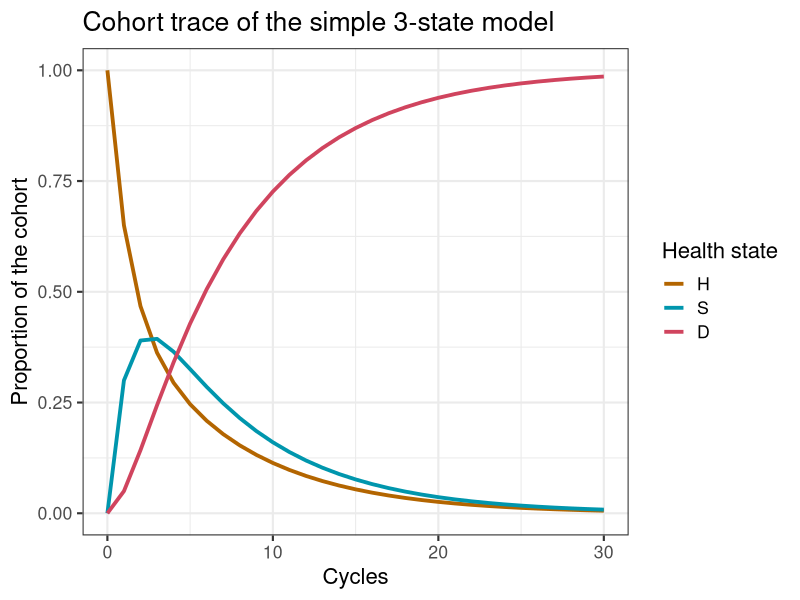
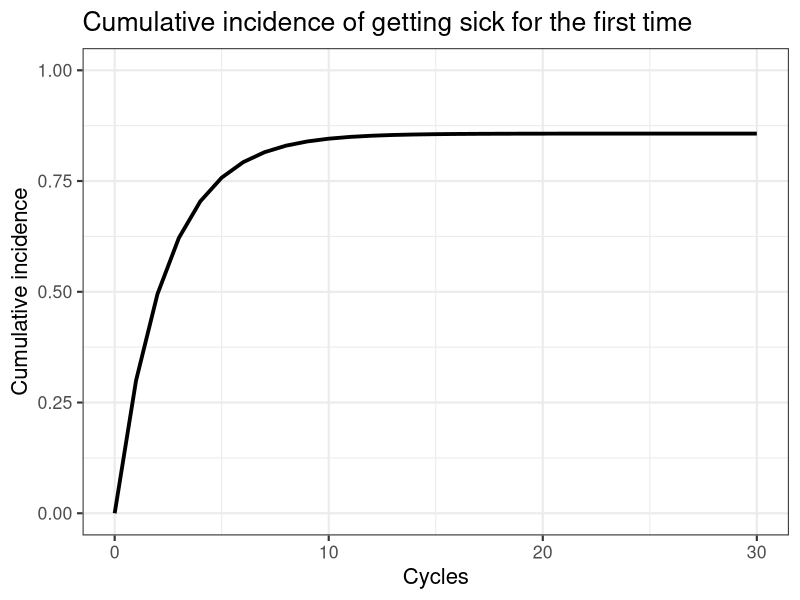

Write the R code that produced these figures, in order. (Note: this script raises an error after producing the figures.)
## Simple generic 3-state model showing the array approach ## 
rm(list = ls())  # remove any variables in R's memory 
# Load the packages
library(reshape2) # to transform data
library(ggplot2)  # for nice looking plots

# initial set up
age         <- 70  # age of starting cohort
n.t         <- 30  # time horizon, number of cycles
v.age.names <- age:(age + n.t - 1) # vector with age names
v.n <- c("H", "S", "D") # vector with the 3 health states of the model:
# Healthy (H), Sick (S), Dead (D)
n.states <- length(v.n) # number of health states 

#### Generate initial set of base-case external parameters ####
# Costs
c.H   = 1000   # cost of remaining one cycle healthy 
c.S   = 3000   # cost of remaining one cycle sick 
c.D   = 0      # cost of being dead (per cycle)
# State utilities
u.H   = 1      # utility when healthy 
u.S   = 0.60   # utility when sick 
u.D   = 0      # utility when healthy 
# Transition probabilities (per cycle)
p.HS  = 0.30   # probability to become sick when healthy
p.HD  = 0.05   # probability to die when healthy
p.SH  = 0.15   # probability to become healthy when sick
p.SD  = 0.20   # probability to die when healthy
# Transition rewards
du.HS  = 0.10  # one-time utility decrement when becoming sick
ic.D   = 4000   # one-time cost of dying

#### Transition probability matrix ####
# matrix m.P at the first cycle
m.P <- matrix(NA, nrow = n.states, ncol = n.states, dimnames = list(v.n, v.n))

# Fill in matrix
# From Healthy
m.P["H", "H"]  <- 1 - (p.HS + p.HD)
m.P["H", "S"]  <- p.HS
m.P["H", "D"]  <- p.HD
# From Sick
m.P["S", "H"]  <- p.SH
m.P["S", "S"]  <- 1 - (p.SH + p.SD)
m.P["S", "D"]  <- p.SD
# From Death
m.P["D", "H"]  <- 0
m.P["D", "S"]  <- 0
m.P["D", "D"]  <- 1

#### Initial state vector ####
v.m0 <- c(H = 1, S = 0, D = 0) # initiate the vector

## Create the Markov cohort trace matrix m.M that captures the proportion of the cohort in each state at each cycle
m.M <- matrix(0, nrow = (n.t + 1), ncol = n.states, dimnames = list(0:n.t, v.n)) # initialize cohort trace matrix 
m.M[1, ] <- v.m0   # store the initial state vector

# initiate the array 
a.A <- array(0, dim = c(n.states, n.states, n.t + 1), dimnames = list(v.n, v.n, 0:n.t)) # initialize array

diag(a.A[, , 1]) <- v.m0 # store the initial state vector in the diagonal of A

m.R.costs <- m.R.effects <- matrix(NA, nrow = n.states, ncol = n.states,  dimnames = list(v.n, v.n))

# Fill in matrix for costs
# From Healthy
m.R.costs["H", "H"]  <- c.H
m.R.costs["H", "S"]  <- c.H 
m.R.costs["H", "D"]  <- c.H + ic.D
# From Sick
m.R.costs["S", "H"]  <- c.S
m.R.costs["S", "S"]  <- c.S 
m.R.costs["S", "D"]  <- c.S + ic.D
# From Death
m.R.costs["D", "H"]  <- c.D
m.R.costs["D", "S"]  <- c.D
m.R.costs["D", "D"]  <- c.D 

# Fill in matrix for effects
# From Healthy
m.R.effects["H", "H"]  <- u.H
m.R.effects["H", "S"]  <- u.H - du.HS 
m.R.effects["H", "D"]  <- u.H 
# From Sick
m.R.effects["S", "H"]  <- u.S
m.R.effects["S", "S"]  <- u.S 
m.R.effects["S", "D"]  <- u.S 
# From Death
m.R.effects["D", "H"]  <- u.D
m.R.effects["D", "S"]  <- u.D
m.R.effects["D", "D"]  <- u.D 

#### Expected QALYs and Costs per cycle for each strategy ####
a.Y.costs <- a.Y.effects <- array(0, dim = c(n.states, n.states, n.t + 1), dimnames = list(v.n, v.n, 0:n.t))

### Run the model 
for(t in 1:n.t){  # loop through the number of cycles
  # estimate the state vector for the next cycle (t + 1)
  m.M[t + 1, ] <- m.M[t, ] %*% m.P    
  a.A[, , t + 1] <- diag(m.M[t, ]) %*% m.P  # fill array A for t + 1 
  
  # element-wise-multiplication of array A with the rewards matrices
  a.Y.costs[, , t]   <- a.A[, , t] * m.R.costs   
  a.Y.effects[, , t] <- a.A[, , t] * m.R.effects 
}

# Perform a cost effectiveness analysis 
v.costs <- rowSums(t(colSums(a.Y.costs)))    # calculate the expected costs per cycle
v.QALYs <- rowSums(t(colSums(a.Y.effects)))  # calculate the expected QALYs per cycle
TC <- sum(v.costs)                           # calculate the total expected costs
TE <- sum(v.QALYs)                           # calculate the total expected QALYS
v.results <- c(TC, TE)                       # combine the total expected costs and QALYs
names(v.results) <- c("Costs", "Effect")     # name the vector
v.results                                    # print the results  

### Plot cohort trace
ggplot(melt(m.M), aes(x = Var1, y = value, color = Var2)) +
  geom_line(size = 1.3) +
  scale_color_discrete(l = 50, name = "Health state", h = c(45, 365)) +
  xlab("Cycle") +
  ylab("Proportion of the cohort") +
  ggtitle("Cohort trace of the simple 3-state model")+
  theme_bw(base_size = 16) +
  scale_x_continuous(name = "Cycles", limits = c(0, n.t), breaks = seq(0, n.t, 10)) +
  theme()

################################################################################
### Cumulative incidence 
p.HH <- p.HS <- numeric(n.t) # initiate vectors
n.atRisk <- n.newCases <- v.CI<- numeric(n.t + 1) # initiate vectors 

n.atRisk[1]   <- a.A["H", "H", 1] # number at risk at cycle 0 
n.newCases[1] <- a.A["H", "S", 1] # number of new cases at cycle 0 

for(t in 1:n.t){ # start a loop 
p.HH[t] <- a.A["H", "H", t + 1] / sum(a.A["H", , t + 1])  # get the p.HH from array A for each cycle
p.HS[t] <- a.A["H", "S", t + 1] / sum(a.A["H", , t + 1])  # get the transition probability at each time point from array A. Those that getting sick / total started healthy
n.atRisk[t + 1]   <- n.atRisk[t] * p.HH[t] # number at risk at time t + 1
n.newCases[t + 1] <- n.atRisk[t] * p.HS[t]  # new cases using the transition probability 
} 

v.CI <- cumsum(n.newCases) / a.A["H", "H", 1] # calculate the cumulative incidence 
df.CI <- as.data.frame(cbind(0:n.t, v.CI)) # create a dataframe with cycles and cumulative incidence
colnames(df.CI) <- c("cycle", "CI") # name the columns of the dataframe


### Plot the cumulative incidence
ggplot(df.CI, aes(x = cycle, y = CI)) +
  geom_line(size = 1.3) +
  scale_color_discrete(l = 50, name = "Health state", h = c(45, 365)) +
  xlab("Cycle") +
  ylab("Cumulative incidence") +
  ggtitle("Cumulative incidence of getting sick for the first time") +
  theme_bw(base_size = 16) +
  scale_x_continuous(name = "Cycles", limits = c(0, n.t), breaks = seq(0, n.t, 10)) +
  scale_y_continuous(name = "Cumulative incidence", limits = c(0, 1)) +
  theme()

ggsave("figs/CumulativeIncidence.png", width = 8, height = 6) # save the plot 

# Save important objects
save(m.M,        file = "output/Cohort_trace.RData") # save the object
save(a.A,        file = "output/Array.RData") # save the object 
save(n.atRisk,   file = "output/n.atRisk.RData") # save the object 
save(n.newCases, file = "output/n.newCases.RData") # save the object 
save(v.CI,       file = "output/CumulativeIncidence.RData") # save the object 
  
